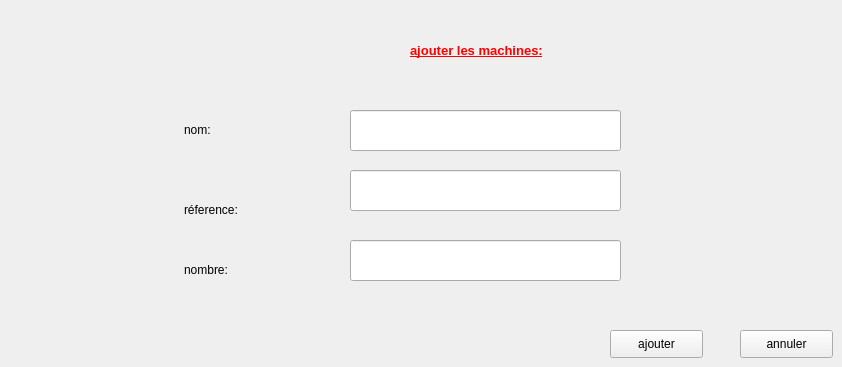
      <widget class="QWidget" name="tab_11">
       <attribute name="title">
        <string>ajouter</string>
       </attribute>
       <widget class="QLabel" name="label_103">
        <property name="geometry">
         <rect>
          <x>410</x>
          <y>40</y>
          <width>321</width>
          <height>21</height>
         </rect>
        </property>
        <property name="font">
         <font>
          <pointsize>10</pointsize>
          <weight>75</weight>
          <bold>true</bold>
          <underline>true</underline>
         </font>
        </property>
        <property name="styleSheet">
         <string notr="true">color: rgb(255, 0, 0);</string>
        </property>
        <property name="text">
         <string>ajouter les machines:</string>
        </property>
       </widget>
       <widget class="QLabel" name="label_104">
        <property name="geometry">
         <rect>
          <x>184</x>
          <y>120</y>
          <width>71</width>
          <height>20</height>
         </rect>
        </property>
        <property name="text">
         <string>nom:</string>
        </property>
       </widget>
       <widget class="QLabel" name="label_105">
        <property name="geometry">
         <rect>
          <x>184</x>
          <y>200</y>
          <width>71</width>
          <height>20</height>
         </rect>
        </property>
        <property name="text">
         <string>réference:</string>
        </property>
       </widget>
       <widget class="QLabel" name="label_106">
        <property name="geometry">
         <rect>
          <x>184</x>
          <y>260</y>
          <width>81</width>
          <height>20</height>
         </rect>
        </property>
        <property name="text">
         <string>nombre:</string>
        </property>
       </widget>
       <widget class="QLineEdit" name="lineEdit_nom_7">
        <property name="geometry">
         <rect>
          <x>350</x>
          <y>110</y>
          <width>271</width>
          <height>41</height>
         </rect>
        </property>
       </widget>
       <widget class="QLineEdit" name="lineEdit_ref_7">
        <property name="geometry">
         <rect>
          <x>350</x>
          <y>170</y>
          <width>271</width>
          <height>41</height>
         </rect>
        </property>
       </widget>
       <widget class="QLineEdit" name="lineEdit_num">
        <property name="geometry">
         <rect>
          <x>350</x>
          <y>240</y>
          <width>271</width>
          <height>41</height>
         </rect>
        </property>
       </widget>
       <widget class="QPushButton" name="pushButton_ajouter2">
        <property name="geometry">
         <rect>
          <x>610</x>
          <y>330</y>
          <width>93</width>
          <height>28</height>
         </rect>
        </property>
        <property name="text">
         <string>ajouter</string>
        </property>
       </widget>
       <widget class="QPushButton" name="pushButton_19">
        <property name="geometry">
         <rect>
          <x>740</x>
          <y>330</y>
          <width>93</width>
          <height>28</height>
         </rect>
        </property>
        <property name="text">
         <string>annuler</string>
        </property>
       </widget>
      </widget>
